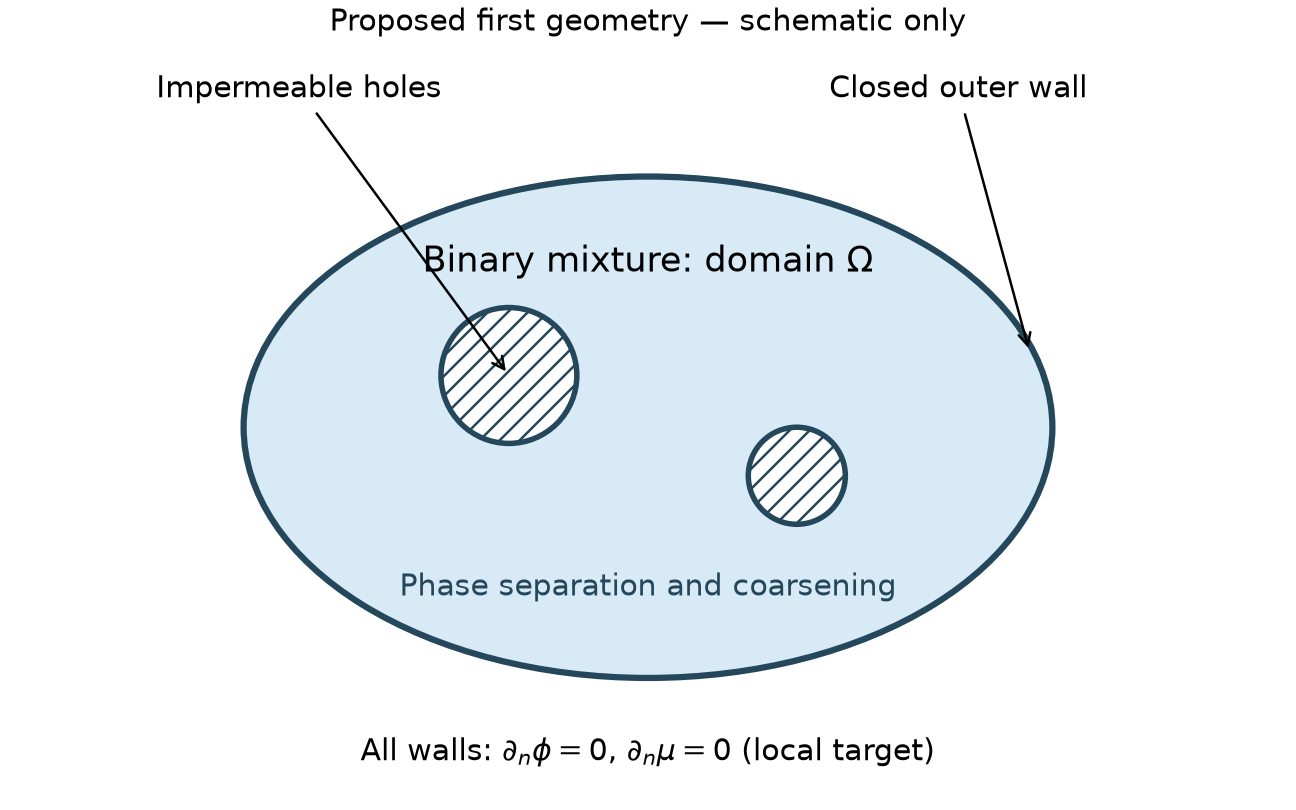

Here is the Python script that generated this plot:
from pathlib import Path
import matplotlib
matplotlib.use('Agg')
import matplotlib.pyplot as plt
from matplotlib.patches import Ellipse, Circle
out=Path('/root/nonlocal-pinn/docs/tasks/archive')
fig,ax=plt.subplots(figsize=(7.2,4.5),layout='constrained')
ax.add_patch(Ellipse((0,0),2.5,1.55,facecolor='#d7eaf5',edgecolor='#25475b',linewidth=2.5))
for xy,r in [((-.43,.16),.21),((.46,-.15),.15)]:
 ax.add_patch(Circle(xy,r,facecolor='white',edgecolor='#25475b',linewidth=2.2,hatch='///'))
ax.text(0,.48,'Binary mixture: domain $\\Omega$',ha='center',fontsize=14)
ax.text(0,-.52,'Phase separation and coarsening',ha='center',fontsize=12,color='#25475b')
ax.annotate('Impermeable holes',xy=(-.43,.16),xytext=(-1.52,1.02),arrowprops=dict(arrowstyle='->'),fontsize=12)
ax.annotate('Closed outer wall',xy=(1.18,.23),xytext=(.56,1.02),arrowprops=dict(arrowstyle='->'),fontsize=12)
ax.text(0,-1.03,r'All walls: $\partial_n\phi=0$, $\partial_n\mu=0$ (local target)',ha='center',fontsize=12)
ax.set(xlim=(-1.6,1.6),ylim=(-1.16,1.18),aspect='equal',title='Proposed first geometry — schematic only')
ax.axis('off')
fig.savefig(out/'phasefield-neumann-geometry.png',dpi=180)
plt.close(fig)
